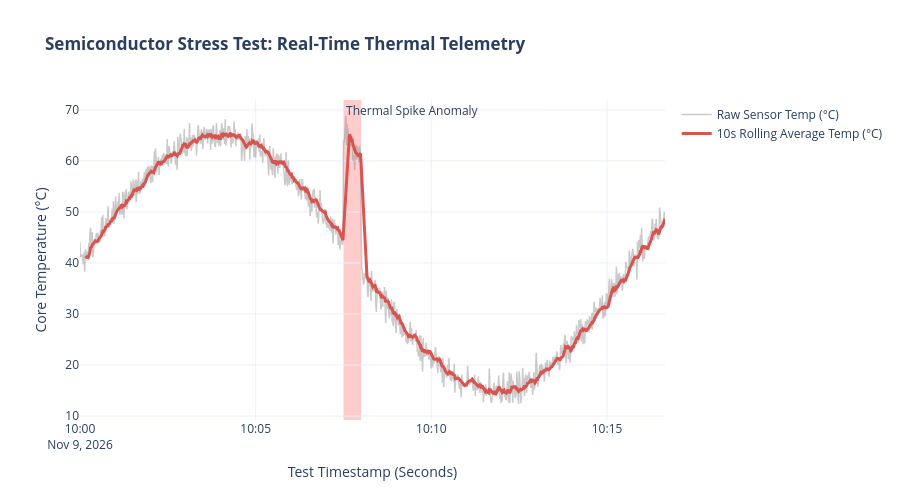

This figure's notebook cell:
### Code cell
import plotly.graph_objects as go

fig = go.Figure()

# Ham sensör verisi
fig.add_trace(go.Scatter(
    x=df_sensor['timestamp'],
    y=df_sensor['sensor_temp_C'],
    mode='lines',
    name='Raw Sensor Temp (°C)',
    line=dict(color='rgba(150, 150, 150, 0.5)', width=1.5)
))

# 10 saniyelik hareketli ortalama
fig.add_trace(go.Scatter(
    x=df_sensor['timestamp'],
    y=df_sensor['smoothed_temp_C'],
    mode='lines',
    name='10s Rolling Average Temp (°C)',
    line=dict(color='#d9534f', width=3)
))

# 450. ve 480. saniyeler arasındaki arıza bölgesini vurgula
start_anomaly = df_sensor['timestamp'].iloc[450]
end_anomaly = df_sensor['timestamp'].iloc[480]

fig.add_vrect(
    x0=start_anomaly,
    x1=end_anomaly,
    fillcolor="red", opacity=0.2,
    layer="below", line_width=0,
    annotation_text="Thermal Spike Anomaly",
    annotation_position="top left"
)

fig.update_layout(
    title='<b>Semiconductor Stress Test: Real-Time Thermal Telemetry</b>',
    xaxis_title='Test Timestamp (Seconds)',
    yaxis_title='Core Temperature (°C)',
    template='plotly_white',
    hovermode='x unified',
    height=500
)

fig.show()
start_anomaly = '2026-11-09 10:07:30'
end_anomaly = '2026-11-09 10:08:00'

### Figure 1 — Plotly figure (JSON) as saved in the notebook; plotly's stock layout.template omitted (floating-point values rounded to 4 significant figures; data arrays with more than 128 entries replaced by an {"elided": "..."} marker saying what was removed)
{"data": [{"line": {"color": "rgba(150, 150, 150, 0.5)", "width": 1.5}, "mode": "lines", "name": "Raw Sensor Temp (°C)", "type": "scatter", "x": {"elided": "1000 str values"}, "y": {"elided": "1000 float values"}}, {"line": {"color": "#d9534f", "width": 3}, "mode": "lines", "name": "10s Rolling Average Temp (°C)", "type": "scatter", "x": {"elided": "1000 str values"}, "y": {"elided": "1000 float values"}}], "layout": {"annotations": [{"showarrow": false, "text": "Thermal Spike Anomaly", "x": "2026-11-09T10:07:30", "xanchor": "left", "xref": "x", "y": 1, "yanchor": "top", "yref": "y domain"}], "height": 500, "hovermode": "x unified", "shapes": [{"fillcolor": "red", "layer": "below", "line": {"width": 0}, "opacity": 0.2, "type": "rect", "x0": "2026-11-09T10:07:30", "x1": "2026-11-09T10:08:00", "xref": "x", "y0": 0, "y1": 1, "yref": "y domain"}], "title": {"text": "<b>Semiconductor Stress Test: Real-Time Thermal Telemetry</b>"}, "xaxis": {"title": {"text": "Test Timestamp (Seconds)"}}, "yaxis": {"title": {"text": "Core Temperature (°C)"}}}}
